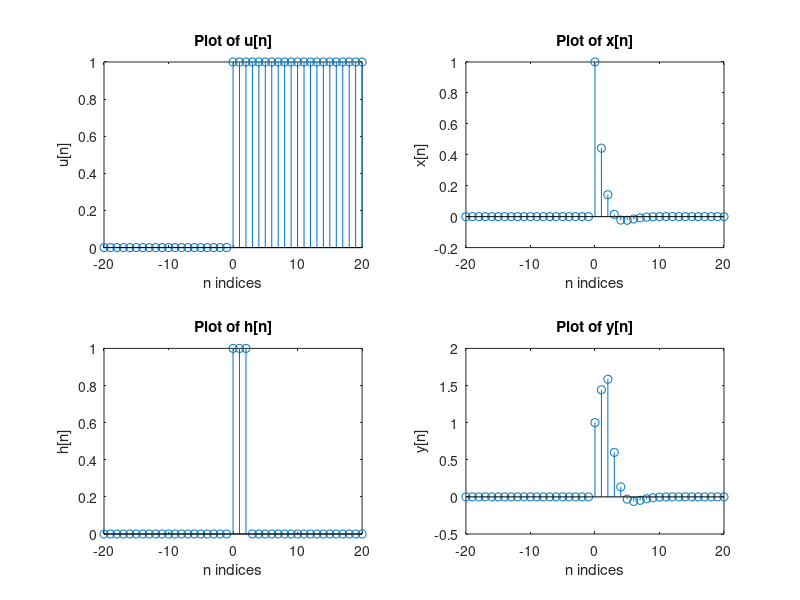

Source code (MATLAB):
% Jorge Avila - 1001543128 CSE3313 Signal Processing

%{
    Problem Description: This is M.1 on homework 1. 
%}

% clears and starts the program without anything on the screen
clc
clear
close all

% (a) create an array from indices -20 to 20
n = -20:20;

% (b) Create a sequence equal to the unit-step function u[n].
% unitstep = n >= 0;
unitstep = @(t) t >= 0;
% plot u[n] - the unitstep
subplot(2,2,1);
stem(n,unitstep(n));
xlabel('n indices');
ylabel('u[n]');
title('Plot of u[n]');

% Using what you created in (a) and (b) above, form the following sequence:
% x[n] = ((1/2)^n)(cos((2*pi*n)/13)u[n]
argument = ((2*pi.*n)/13);
x = ((.5).^n).*cos(argument);

% (c) now multiply it by the step function
x = x .* unitstep(n);

% plotting x[n]
subplot(2,2,2);
stem(n,x);
xlabel('n indices');
ylabel('x[n]');
title('Plot of x[n]');

% (d) Now create sequence h[n]:
% This is basically a PULSE that we have seen already

h = unitstep(n) - unitstep(n-3);

% plot h[n]
subplot(2,2,3);
stem(n,h);
xlabel('n indices');
ylabel('h[n]');
title('Plot of h[n]');

% (e) convolution
y = conv(x,h,'same');

% plot convolution y[n]
subplot(2,2,4);
stem(n,y);
xlabel('n indices');
ylabel('y[n]');
title('Plot of y[n]');